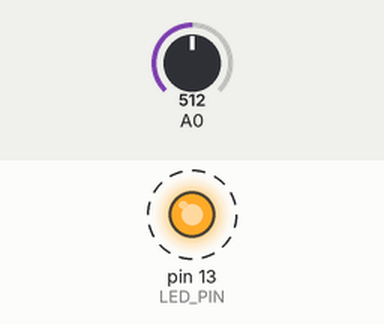
A sketch run on a simulated Arduino Uno, built with avr-gcc and run on an emulated ATmega328P. Shown: output pins drawn as LEDs (lit = HIGH). Dashed ring = blinking. Inputs (shaded band) come from the test bench; at power-on: A0 = 512. What the sketch prints to the serial monitor is not drawn.

Above: at 0.6 s.
Timing chart, 0 to 3.5 s (numbered marks = the images above):
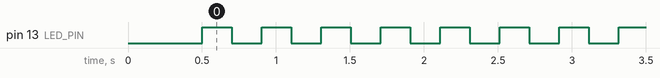

Measured:
- by itself, pin 13 (LED_PIN): alternates HIGH for 0.20 s and LOW for 0.20 s

The sketch:

level_2_arduino.ino
```cpp
// ==========================================
// CHRONOENGINE LEVEL 2: Bi-Directional DSP Pipeline
// Features: O(1) Ring Buffer + Serial Command Listener for LED Feedback
// ==========================================

const int LED_PIN = 13; // Built-in Arduino LED for hardware feedback
char incomingCommand = 'N'; // Default state: Normal

class ISensor {
public:
  virtual ~ISensor() {}
  virtual float read_raw() = 0;
};

class AnalogAntennaSensor : public ISensor {
private:
  uint8_t pin;
public:
  AnalogAntennaSensor(uint8_t target_pin) {
    pin = target_pin;
    pinMode(pin, INPUT);
    pinMode(LED_PIN, OUTPUT);
  }
  float read_raw() override {
    return (float)analogRead(pin);
  }
};

template <typename T, int Capacity>
class RingBuffer {
private:
  T buffer[Capacity];
  int head, tail, size;
  T sum;
public:
  RingBuffer() {
    head = 0; tail = 0; size = 0; sum = 0;
    for(int i = 0; i < Capacity; i++) buffer[i] = 0;
  }
  void push(T value) {
    if (size < Capacity) {
      sum += value;
      buffer[tail] = value;
      tail = (tail + 1) % Capacity;
      size++;
    } else {
      sum -= buffer[head];
      sum += value;
      buffer[head] = value;
      head = (head + 1) % Capacity;
      buffer[tail] = value;
      tail = (tail + 1) % Capacity;
    }
  }
  float get_average() {
    if (size == 0) return 0.0f;
    return (float)sum / (float)size;
  }
};

AnalogAntennaSensor mySensor(A0);
RingBuffer<float, 10> dspFilter;
unsigned long sample_counter = 0;

void setup() {
  Serial.begin(115200);
  delay(500);
}

void loop() {
  // 1. Check if Python sent a bi-directional feedback command back to the hardware
  if (Serial.available() > 0) {
    incomingCommand = Serial.read();
  }

  // 2. Hardware actuation based on command feedback from Python analytics
  if (incomingCommand == 'A') {
    // Fast blink warning state if anomaly/high error detected
    digitalWrite(LED_PIN, HIGH);
    delay(50);
    digitalWrite(LED_PIN, LOW);
    delay(50);
  } else {
    // Stable slow pulse for normal state
    digitalWrite(LED_PIN, HIGH);
    delay(200);
    digitalWrite(LED_PIN, LOW);
    delay(200);
  }

  float raw = mySensor.read_raw();
  dspFilter.push(raw);
  float filtered = dspFilter.get_average();
  float variance = raw - filtered;

  sample_counter++;

  // Datasheet Telemetry Frame
  Serial.print("{\"ts\":");
  Serial.print(millis());
  Serial.print(",\"id\":");
  Serial.print(sample_counter);
  Serial.print(",\"raw\":");
  Serial.print(raw, 2);
  Serial.print(",\"filt\":");
  Serial.print(filtered, 2);
  Serial.print(",\"var\":");
  Serial.print(variance, 2);
  Serial.println("}");
}
```
